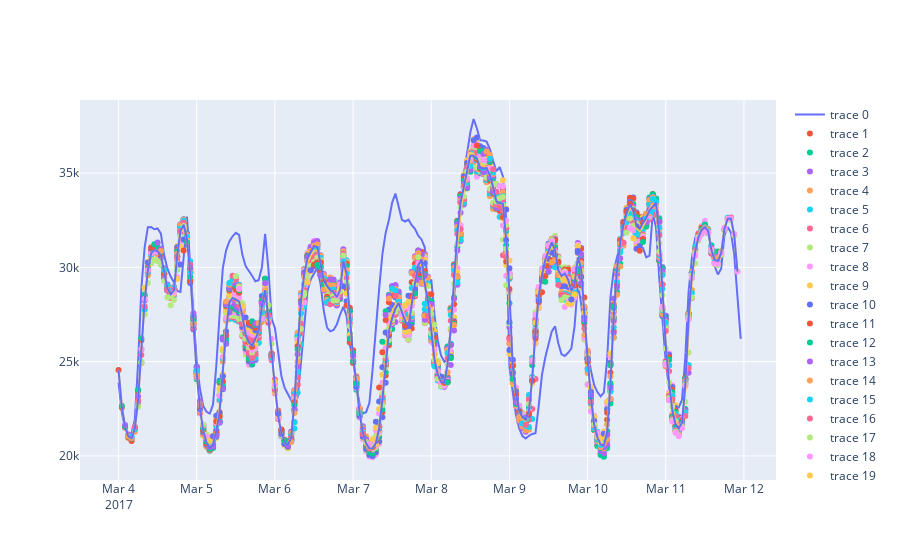

The notebook cell saved with this chart:
### Code cell
fig = go.Figure()
df_pred =pd.DataFrame(index=y_test_filtered2.index)
fig.add_trace(go.Scatter(x = y_test_filtered2.index,y=y_test_filtered2[feature]))
for i in range(len(data_x_test)):
    case_test = data_x_test[i].reshape((1,data_x_test[0].shape[0], data_x_test[0].shape[1]))
    Y_test_predictions = pd.Series(model_best_ED_LSTM.predict(case_test).flatten(),index=pd.date_range(start=idx_test[i],freq='h',periods=24))
    df_pred[f'pred_{i}'] = Y_test_predictions
    fig.add_trace(go.Scatter(x = Y_test_predictions.index,y=Y_test_predictions,mode='markers'))

df_pred['mean'] = df_pred.mean(axis=1)
df_pred['median'] = df_pred.median(axis=1)
fig.add_trace(go.Scatter(x = y_test_filtered2.index,y=df_pred['mean']))
fig.add_trace(go.Scatter(x = y_test_filtered2.index,y=df_pred['median']))
fig.show()
eval_df2  =create_eval_df(df_pred['mean'],y_test_filtered2)
